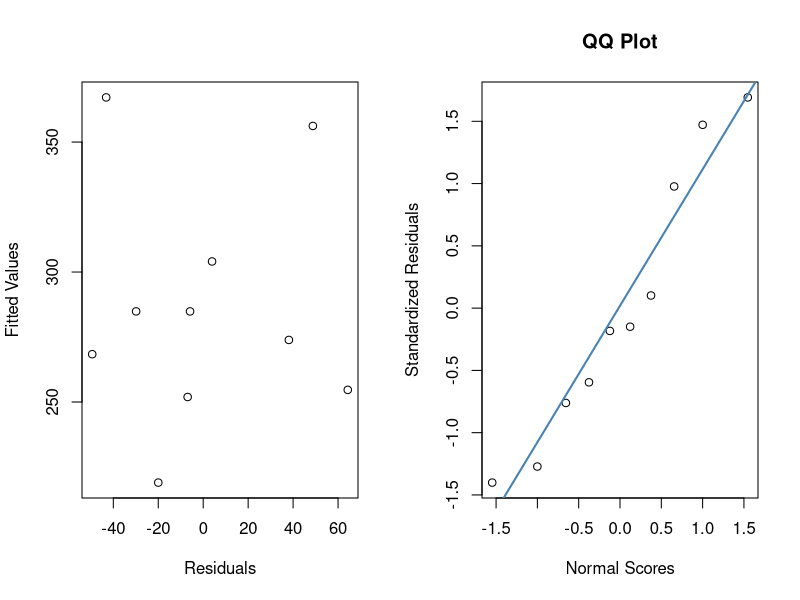
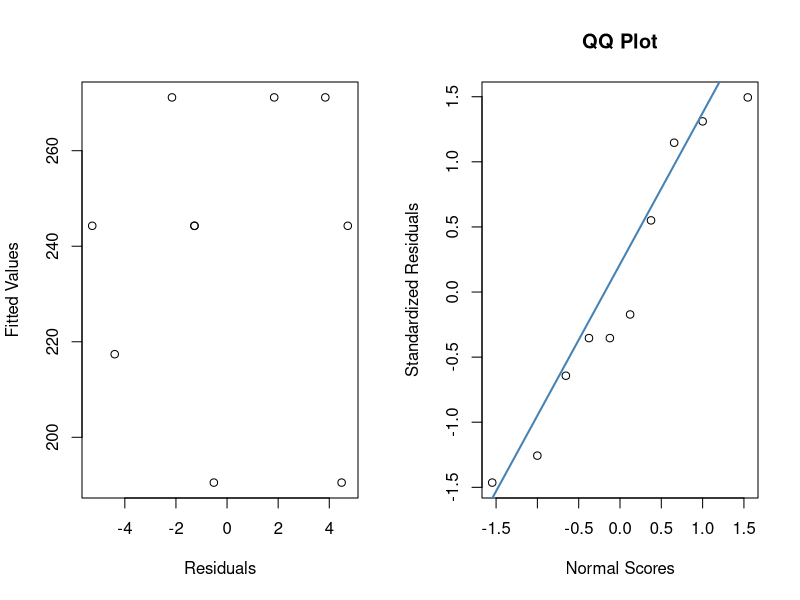

The R script that drew these images, in order: (Note: this script raises an error after producing the figures.)
## ---- chunk 1
library(knitr)
n=120
Xbar=28
Ybar=3
SXX=2340
SYY=49
SXY=92
SSE=46

b1= SXY/SXX  
b0 =  Ybar-b1*Xbar
MSE = SSE/(n-2)
Var.b1 = MSE/SXX
Var.bo= MSE*{1/n + Xbar^2 / SXX}
sb1 = sqrt(Var.b1)
sb0 = sqrt(Var.bo)
tc=qt(1-0.05/2,n-2)
cbind(b1-tc*sb1,b1+tc*sb1)
cbind(b0-tc*sb0,b0+tc*sb0)


## ---- chunk 2

Yhat=b0+b1*3
Yhat
s.yhat=sqrt(MSE*((1/n)+((3-Xbar)^2/SXX)))
cbind(Yhat-tc*s.yhat,Yhat+tc*s.yhat)
## ---- chunk 3
SST = SYY
SSR= SST - SSE
cbind(SSR,SSE,SST)
Df.r=1
Df.e=n-2
cbind(1,n-2,n-1)
MSR=SSR
MSE=SSE/(n-2)
Ftest=MSR/MSE
cbind(MSR,MSE)
Ftest
1-pf(Ftest,1,n-2)


## ---- chunk 4
House.Price<-c(245,312,279,308,199,219,405,324,319,255)
Square.Feet<-c(1400,1600,1700,1875,1100,1550,2350,2450,1425,1700)
f4<-lm(House.Price~Square.Feet)
summary(f4)
ei<-f4$residuals
yhat=f4$fitted.values
stdei<- rstandard(f4)
par(mfrow=c(1,2))
plot(ei,yhat,xlab="Residuals",ylab="Fitted Values")
qqnorm(stdei,ylab="Standardized Residuals",xlab="Normal Scores", main="QQ Plot") 
qqline(stdei,col = "steelblue", lwd = 2)

## ---- chunk 5
ei<-f4$residuals
M=median(Square.Feet)
DM<-data.frame(cbind(House.Price,Square.Feet,ei))
DM1<-DM[DM[,2]< M,]
DM2<-DM[DM[,2]>=M,]

M1<-median(DM1[,3])
M2<-median(DM2[,3])

N1<-length(DM1[,3])
N2<-length(DM2[,3])

d1<-abs(DM1[,3]-M1)
d2<-abs(DM2[,3]-M2)
s2<-sqrt((var(d1)*(N1-1)+var(d2)*(N2-1))/(N1+N2-2))
Den<- s2*sqrt(1/N1+1/N2)
Num<- mean(d1)-mean(d2)
T= Num/Den
T

## ---- chunk 6
confint(f4,level=1-0.05/2)

## ---- chunk 7
Xh<-c(1200,1400,1500)
predict.lm(f4,data.frame(Square.Feet  = c(Xh)),interval = "confidence", level = 1-0.05/3)
## ---- chunk 8
y<-c(243,195,275,190,213,249,239,243,269,273)
x<-c(5.5,5.3,5.6,5.3,5.4,5.5,5.5,5.5,5.6,5.6)
f5<-lm(y~x)
summary(f5)
ei.5<-f5$residuals
yhat.5=f5$fitted.values
stdei.5<- rstandard(f5)
par(mfrow=c(1,2))
plot(ei.5,yhat.5,xlab="Residuals",ylab="Fitted Values")
qqnorm(stdei.5,ylab="Standardized Residuals",xlab="Normal Scores", main="QQ Plot") 
qqline(stdei.5,col = "steelblue", lwd = 2)
## ---- chunk 9
library(MASS)
boxcox(f5,lamda=seq(-2,2,by=0.1))
## ---- chunk 10
y1<-log(y)
f6<-lm(y1~x)
summary(f6)
## ---- chunk 11
exp(predict.lm(f6,data.frame(x=0.5),interval = "confidence", level = 1-0.05))
